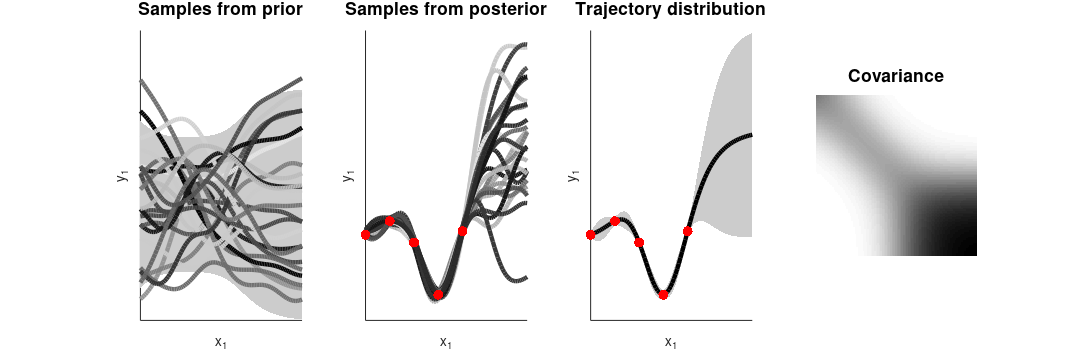

Recreate this plot in MATLAB.
function demo_GPR02
% Gaussian process regression (GPR) with fixed RBF kernel functions
% 
% If this code is useful for your research, please cite the related publication:
% @incollection{Calinon19chapter,
% 	author="Calinon, S. and Lee, D.",
% 	title="Learning Control",
% 	booktitle="Humanoid Robotics: a Reference",
% 	publisher="Springer",
% 	editor="Vadakkepat, P. and Goswami, A.", 
% 	year="2019",
% 	doi="10.1007/978-94-007-7194-9_68-1",
% 	pages="1--52"
% }
% 
% Copyright (c) 2019 Idiap Research Institute, http://idiap.ch/
% Written by Sylvain Calinon, http://calinon.ch/
% 
% This file is part of PbDlib, http://www.idiap.ch/software/pbdlib/
% 
% PbDlib is free software: you can redistribute it and/or modify
% it under the terms of the GNU General Public License version 3 as
% published by the Free Software Foundation.
% 
% PbDlib is distributed in the hope that it will be useful,
% but WITHOUT ANY WARRANTY; without even the implied warranty of
% MERCHANTABILITY or FITNESS FOR A PARTICULAR PURPOSE. See the
% GNU General Public License for more details.
% 
% You should have received a copy of the GNU General Public License
% along with PbDlib. If not, see <http://www.gnu.org/licenses/>.

addpath('./m_fcts/');


%% Parameters
%%%%%%%%%%%%%%%%%%%%%%%%%%%%%%%%%%%%%%%%%%%%%%%%%%%%%%%%%%%%%%%%%%%%%%%%%
nbVarX = 1; %Dimension of x
nbVar = nbVarX+1; %Dimension of datapoint (x,y)
nbData = 5; %Number of datapoints
nbDataRepro = 100; %Number of datapoints in a reproduction
nbRepros = 50; %Number of randomly sampled reproductions
p(1)=1E0; p(2)=1E-1; p(3)=1E-4; %GPR parameters (here, for squared exponential kernels and noisy observations)


%% Generate data
%%%%%%%%%%%%%%%%%%%%%%%%%%%%%%%%%%%%%%%%%%%%%%%%%%%%%%%%%%%%%%%%%%%%%%%%%%%
x = linspace(0,.6,nbData);
y = randn(1,nbData) * 1E-1;
Data = [x; y];


%% Reproduction with GPR
%%%%%%%%%%%%%%%%%%%%%%%%%%%%%%%%%%%%%%%%%%%%%%%%%%%%%%%%%%%%%%%%%%%%%%%%%
%GPR precomputation (here, with a naive implementation of the inverse)
K = covFct(x, x, p, 1); %Inclusion of noise on the inputs

%Mean trajectory computation
xs = linspace(0,1,nbDataRepro);
Ks = covFct(xs, x, p);
r(1).Data = [xs; (Ks / K * y')']; 

%Uncertainty evaluation
Kss = covFct(xs, xs, p); 
S = Kss - Ks / K * Ks';
r(1).SigmaOut = zeros(nbVar-1,nbVar-1,nbData);
for t=1:nbDataRepro
	r(1).SigmaOut(:,:,t) = eye(nbVarX) * S(t,t); 
end

%Generate stochastic samples from the prior 
[V,D] = eig(Kss);
for n=2:nbRepros/2
	yp = real(V*D^.5) * randn(nbDataRepro,1) .* 2E-1; 
	r(n).Data = [xs; yp'];
end

%Generate stochastic samples from the posterior 
[V,D] = eig(S);
for n=nbRepros/2+1:nbRepros
	ys = real(V*D^.5) * randn(nbDataRepro,1)*0.5 + r(1).Data(2,:)'; 
	r(n).Data = [xs; ys'];
end


%% Plot
%%%%%%%%%%%%%%%%%%%%%%%%%%%%%%%%%%%%%%%%%%%%%%%%%%%%%%%%%%%%%%%%%%%%%%%%%
figure('PaperPosition',[0 0 12 4],'position',[10 10 1900 600]); 
% limAxes = [0, 1, -.2 .2];

%Prior samples
subplot(1,4,1); hold on; title('Samples from prior','fontsize',14);
std = diag(Kss)'.^.5 .* .4;
patch([r(1).Data(1,:), r(1).Data(1,end:-1:1)], [std, -fliplr(std)], [.8 .8 .8],'edgecolor','none');
for n=2:nbRepros/2
	plot(r(n).Data(1,:), r(n).Data(2,:), '-','lineWidth',3.5,'color',[.9 .9 .9]*rand(1));
end
set(gca,'xtick',[],'ytick',[]); %axis(limAxes);
xlabel('x_1'); ylabel('y_1');

%Posterior samples
subplot(1,4,2); hold on;  title('Samples from posterior','fontsize',14);
for n=nbRepros/2+1:nbRepros
	plot(r(n).Data(1,:), r(n).Data(2,:), '-','lineWidth',3.5,'color',[.9 .9 .9]*rand(1));
end
plot(Data(1,:), Data(2,:), '.','markersize',24,'color',[1 0 0]);
set(gca,'xtick',[],'ytick',[]); %axis(limAxes);
xlabel('x_1'); ylabel('y_1');

%Trajectory distribution
subplot(1,4,3); hold on;  title('Trajectory distribution','fontsize',14);
patch([r(1).Data(1,:), r(1).Data(1,end:-1:1)], ...
	[r(1).Data(2,:)+squeeze(r(1).SigmaOut.^.5)', r(1).Data(2,end:-1:1)-squeeze(r(1).SigmaOut(:,:,end:-1:1).^.5)'], ...
	[.8 .8 .8],'edgecolor','none');
plot(r(1).Data(1,:), r(1).Data(2,:), '-','lineWidth',3.5,'color',[0 0 0]);
plot(Data(1,:), Data(2,:), '.','markersize',24,'color',[1 0 0]);
set(gca,'xtick',[],'ytick',[]); %axis(limAxes);
xlabel('x_1'); ylabel('y_1');

%Plot covariance
subplot(1,4,4); hold on; axis off; title('Covariance','fontsize',14);
colormap(flipud(gray));
imagesc(abs(Kss));
axis tight; axis square; axis ij;

pause;
close all;
end

% %User-defined distance function
% function d = distfun(x1,x2)
% 	d = min(x1,x2) + .1;
% 	d = (x1*x2' + 1E-1).^2;
% 	d = exp(-1E1 .* (x1-x2).^2);
% end

function K = covFct(x1, x2, p, flag_noiseObs)
	if nargin<4
		flag_noiseObs = 0;
	end

% 	%Kernel with user-defined distance function
% 	K = pdist2(x1', x2', @distfun); 

% 	%Standard RBF kernel functions
% 	K = p(1) .* exp(-p(2)^-1 .* pdist2(x1',x2').^2);
	
	%Fixed RBF kernel functions (see Eq.(6.10) p.312 of Bishop's book, or Eqs(15.88)+(16.1) p.534 of Kevin Murphy's book)
	nbRBFs = 5;
	Mu = linspace(0,.6,nbRBFs);
	h1 = exp(-3E1 .* pdist2(Mu',x1').^2);
	h2 = exp(-3E1 .* pdist2(Mu',x2').^2);
	h1 = h1 ./ repmat(sum(h1,1)+realmin, nbRBFs, 1);
	h2 = h2 ./ repmat(sum(h2,1)+realmin, nbRBFs, 1);
	K = h1' * h2; %The rank of K is at most nbStates
	
	%Use of additional noise (required if one wants to provide a higher rank kernel matrix)
% 	K = K .* exp(-3E1 .* pdist2(x1',x2').^2) .* 1E-1;
	K = K + exp(-3E1 .* pdist2(x1',x2').^2) .* 1E-2;
	
	if flag_noiseObs==1
		K = K + eye(size(K)) .* p(3); %Consideration of noisy observation y
	end
end



